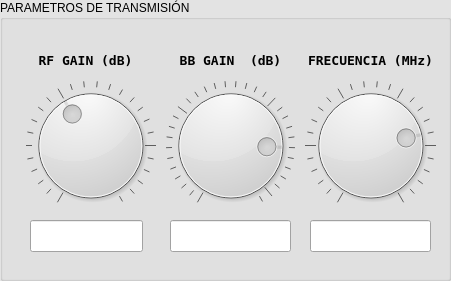
   <widget class="QGroupBox" name="groupBox_2">
    <property name="geometry">
     <rect>
      <x>20</x>
      <y>70</y>
      <width>451</width>
      <height>281</height>
     </rect>
    </property>
    <property name="palette">
     <palette>
      <active>
       <colorrole role="WindowText">
        <brush brushstyle="SolidPattern">
         <color alpha="255">
          <red>0</red>
          <green>0</green>
          <blue>0</blue>
         </color>
        </brush>
       </colorrole>
       <colorrole role="Button">
        <brush brushstyle="SolidPattern">
         <color alpha="255">
          <red>227</red>
          <green>227</green>
          <blue>227</blue>
         </color>
        </brush>
       </colorrole>
       <colorrole role="Light">
        <brush brushstyle="SolidPattern">
         <color alpha="255">
          <red>255</red>
          <green>255</green>
          <blue>255</blue>
         </color>
        </brush>
       </colorrole>
       <colorrole role="Midlight">
        <brush brushstyle="SolidPattern">
         <color alpha="255">
          <red>241</red>
          <green>241</green>
          <blue>241</blue>
         </color>
        </brush>
       </colorrole>
       <colorrole role="Dark">
        <brush brushstyle="SolidPattern">
         <color alpha="255">
          <red>113</red>
          <green>113</green>
          <blue>113</blue>
         </color>
        </brush>
       </colorrole>
       <colorrole role="Mid">
        <brush brushstyle="SolidPattern">
         <color alpha="255">
          <red>151</red>
          <green>151</green>
          <blue>151</blue>
         </color>
        </brush>
       </colorrole>
       <colorrole role="Text">
        <brush brushstyle="SolidPattern">
         <color alpha="255">
          <red>0</red>
          <green>0</green>
          <blue>0</blue>
         </color>
        </brush>
       </colorrole>
       <colorrole role="BrightText">
        <brush brushstyle="SolidPattern">
         <color alpha="255">
          <red>255</red>
          <green>255</green>
          <blue>255</blue>
         </color>
        </brush>
       </colorrole>
       <colorrole role="ButtonText">
        <brush brushstyle="SolidPattern">
         <color alpha="255">
          <red>0</red>
          <green>0</green>
          <blue>0</blue>
         </color>
        </brush>
       </colorrole>
       <colorrole role="Base">
        <brush brushstyle="SolidPattern">
         <color alpha="255">
          <red>255</red>
          <green>255</green>
          <blue>255</blue>
         </color>
        </brush>
       </colorrole>
       <colorrole role="Window">
        <brush brushstyle="SolidPattern">
         <color alpha="255">
          <red>227</red>
          <green>227</green>
          <blue>227</blue>
         </color>
        </brush>
       </colorrole>
       <colorrole role="Shadow">
        <brush brushstyle="SolidPattern">
         <color alpha="255">
          <red>0</red>
          <green>0</green>
          <blue>0</blue>
         </color>
        </brush>
       </colorrole>
       <colorrole role="AlternateBase">
        <brush brushstyle="SolidPattern">
         <color alpha="255">
          <red>241</red>
          <green>241</green>
          <blue>241</blue>
         </color>
        </brush>
       </colorrole>
       <colorrole role="ToolTipBase">
        <brush brushstyle="SolidPattern">
         <color alpha="255">
          <red>255</red>
          <green>255</green>
          <blue>220</blue>
         </color>
        </brush>
       </colorrole>
       <colorrole role="ToolTipText">
        <brush brushstyle="SolidPattern">
         <color alpha="255">
          <red>0</red>
          <green>0</green>
          <blue>0</blue>
         </color>
        </brush>
       </colorrole>
      </active>
      <inactive>
       <colorrole role="WindowText">
        <brush brushstyle="SolidPattern">
         <color alpha="255">
          <red>0</red>
          <green>0</green>
          <blue>0</blue>
         </color>
        </brush>
       </colorrole>
       <colorrole role="Button">
        <brush brushstyle="SolidPattern">
         <color alpha="255">
          <red>227</red>
          <green>227</green>
          <blue>227</blue>
         </color>
        </brush>
       </colorrole>
       <colorrole role="Light">
        <brush brushstyle="SolidPattern">
         <color alpha="255">
          <red>255</red>
          <green>255</green>
          <blue>255</blue>
         </color>
        </brush>
       </colorrole>
       <colorrole role="Midlight">
        <brush brushstyle="SolidPattern">
         <color alpha="255">
          <red>241</red>
          <green>241</green>
          <blue>241</blue>
         </color>
        </brush>
       </colorrole>
       <colorrole role="Dark">
        <brush brushstyle="SolidPattern">
         <color alpha="255">
          <red>113</red>
          <green>113</green>
          <blue>113</blue>
         </color>
        </brush>
       </colorrole>
       <colorrole role="Mid">
        <brush brushstyle="SolidPattern">
         <color alpha="255">
          <red>151</red>
          <green>151</green>
          <blue>151</blue>
         </color>
        </brush>
       </colorrole>
       <colorrole role="Text">
        <brush brushstyle="SolidPattern">
         <color alpha="255">
          <red>0</red>
          <green>0</green>
          <blue>0</blue>
         </color>
        </brush>
       </colorrole>
       <colorrole role="BrightText">
        <brush brushstyle="SolidPattern">
         <color alpha="255">
          <red>255</red>
          <green>255</green>
          <blue>255</blue>
         </color>
        </brush>
       </colorrole>
       <colorrole role="ButtonText">
        <brush brushstyle="SolidPattern">
         <color alpha="255">
          <red>0</red>
          <green>0</green>
          <blue>0</blue>
         </color>
        </brush>
       </colorrole>
       <colorrole role="Base">
        <brush brushstyle="SolidPattern">
         <color alpha="255">
          <red>255</red>
          <green>255</green>
          <blue>255</blue>
         </color>
        </brush>
       </colorrole>
       <colorrole role="Window">
        <brush brushstyle="SolidPattern">
         <color alpha="255">
          <red>227</red>
          <green>227</green>
          <blue>227</blue>
         </color>
        </brush>
       </colorrole>
       <colorrole role="Shadow">
        <brush brushstyle="SolidPattern">
         <color alpha="255">
          <red>0</red>
          <green>0</green>
          <blue>0</blue>
         </color>
        </brush>
       </colorrole>
       <colorrole role="AlternateBase">
        <brush brushstyle="SolidPattern">
         <color alpha="255">
          <red>241</red>
          <green>241</green>
          <blue>241</blue>
         </color>
        </brush>
       </colorrole>
       <colorrole role="ToolTipBase">
        <brush brushstyle="SolidPattern">
         <color alpha="255">
          <red>255</red>
          <green>255</green>
          <blue>220</blue>
         </color>
        </brush>
       </colorrole>
       <colorrole role="ToolTipText">
        <brush brushstyle="SolidPattern">
         <color alpha="255">
          <red>0</red>
          <green>0</green>
          <blue>0</blue>
         </color>
        </brush>
       </colorrole>
      </inactive>
      <disabled>
       <colorrole role="WindowText">
        <brush brushstyle="SolidPattern">
         <color alpha="255">
          <red>113</red>
          <green>113</green>
          <blue>113</blue>
         </color>
        </brush>
       </colorrole>
       <colorrole role="Button">
        <brush brushstyle="SolidPattern">
         <color alpha="255">
          <red>227</red>
          <green>227</green>
          <blue>227</blue>
         </color>
        </brush>
       </colorrole>
       <colorrole role="Light">
        <brush brushstyle="SolidPattern">
         <color alpha="255">
          <red>255</red>
          <green>255</green>
          <blue>255</blue>
         </color>
        </brush>
       </colorrole>
       <colorrole role="Midlight">
        <brush brushstyle="SolidPattern">
         <color alpha="255">
          <red>241</red>
          <green>241</green>
          <blue>241</blue>
         </color>
        </brush>
       </colorrole>
       <colorrole role="Dark">
        <brush brushstyle="SolidPattern">
         <color alpha="255">
          <red>113</red>
          <green>113</green>
          <blue>113</blue>
         </color>
        </brush>
       </colorrole>
       <colorrole role="Mid">
        <brush brushstyle="SolidPattern">
         <color alpha="255">
          <red>151</red>
          <green>151</green>
          <blue>151</blue>
         </color>
        </brush>
       </colorrole>
       <colorrole role="Text">
        <brush brushstyle="SolidPattern">
         <color alpha="255">
          <red>113</red>
          <green>113</green>
          <blue>113</blue>
         </color>
        </brush>
       </colorrole>
       <colorrole role="BrightText">
        <brush brushstyle="SolidPattern">
         <color alpha="255">
          <red>255</red>
          <green>255</green>
          <blue>255</blue>
         </color>
        </brush>
       </colorrole>
       <colorrole role="ButtonText">
        <brush brushstyle="SolidPattern">
         <color alpha="255">
          <red>113</red>
          <green>113</green>
          <blue>113</blue>
         </color>
        </brush>
       </colorrole>
       <colorrole role="Base">
        <brush brushstyle="SolidPattern">
         <color alpha="255">
          <red>227</red>
          <green>227</green>
          <blue>227</blue>
         </color>
        </brush>
       </colorrole>
       <colorrole role="Window">
        <brush brushstyle="SolidPattern">
         <color alpha="255">
          <red>227</red>
          <green>227</green>
          <blue>227</blue>
         </color>
        </brush>
       </colorrole>
       <colorrole role="Shadow">
        <brush brushstyle="SolidPattern">
         <color alpha="255">
          <red>0</red>
          <green>0</green>
          <blue>0</blue>
         </color>
        </brush>
       </colorrole>
       <colorrole role="AlternateBase">
        <brush brushstyle="SolidPattern">
         <color alpha="255">
          <red>227</red>
          <green>227</green>
          <blue>227</blue>
         </color>
        </brush>
       </colorrole>
       <colorrole role="ToolTipBase">
        <brush brushstyle="SolidPattern">
         <color alpha="255">
          <red>255</red>
          <green>255</green>
          <blue>220</blue>
         </color>
        </brush>
       </colorrole>
       <colorrole role="ToolTipText">
        <brush brushstyle="SolidPattern">
         <color alpha="255">
          <red>0</red>
          <green>0</green>
          <blue>0</blue>
         </color>
        </brush>
       </colorrole>
      </disabled>
     </palette>
    </property>
    <property name="layoutDirection">
     <enum>Qt::LeftToRight</enum>
    </property>
    <property name="autoFillBackground">
     <bool>true</bool>
    </property>
    <property name="title">
     <string>PARAMETROS DE TRANSMISIÓN</string>
    </property>
    <widget class="QLabel" name="label_11">
     <property name="geometry">
      <rect>
       <x>300</x>
       <y>40</y>
       <width>141</width>
       <height>41</height>
      </rect>
     </property>
     <property name="font">
      <font>
       <family>Bitstream Vera Sans Mono</family>
       <pointsize>10</pointsize>
       <weight>75</weight>
       <bold>true</bold>
      </font>
     </property>
     <property name="text">
      <string>FRECUENCIA (MHz)</string>
     </property>
     <property name="alignment">
      <set>Qt::AlignCenter</set>
     </property>
    </widget>
    <widget class="QLineEdit" name="tx_bb_gain_value">
     <property name="geometry">
      <rect>
       <x>170</x>
       <y>220</y>
       <width>121</width>
       <height>32</height>
      </rect>
     </property>
    </widget>
    <widget class="QDial" name="tx_bb_gain">
     <property name="geometry">
      <rect>
       <x>160</x>
       <y>80</y>
       <width>141</width>
       <height>131</height>
      </rect>
     </property>
     <property name="minimum">
      <number>-35</number>
     </property>
     <property name="maximum">
      <number>-4</number>
     </property>
     <property name="value">
      <number>-10</number>
     </property>
     <property name="tracking">
      <bool>true</bool>
     </property>
     <property name="orientation">
      <enum>Qt::Horizontal</enum>
     </property>
     <property name="invertedAppearance">
      <bool>false</bool>
     </property>
     <property name="invertedControls">
      <bool>false</bool>
     </property>
     <property name="wrapping">
      <bool>false</bool>
     </property>
     <property name="notchesVisible">
      <bool>true</bool>
     </property>
    </widget>
    <widget class="QLineEdit" name="tx_freq_value">
     <property name="geometry">
      <rect>
       <x>310</x>
       <y>220</y>
       <width>121</width>
       <height>32</height>
      </rect>
     </property>
    </widget>
    <widget class="QLabel" name="label_4">
     <property name="geometry">
      <rect>
       <x>20</x>
       <y>40</y>
       <width>131</width>
       <height>41</height>
      </rect>
     </property>
     <property name="font">
      <font>
       <family>Bitstream Vera Sans Mono</family>
       <pointsize>10</pointsize>
       <weight>75</weight>
       <bold>true</bold>
      </font>
     </property>
     <property name="text">
      <string>RF GAIN (dB)</string>
     </property>
     <property name="alignment">
      <set>Qt::AlignCenter</set>
     </property>
    </widget>
    <widget class="QLabel" name="label_6">
     <property name="geometry">
      <rect>
       <x>160</x>
       <y>40</y>
       <width>141</width>
       <height>41</height>
      </rect>
     </property>
     <property name="font">
      <font>
       <family>Bitstream Vera Sans Mono</family>
       <pointsize>10</pointsize>
       <weight>75</weight>
       <bold>true</bold>
      </font>
     </property>
     <property name="text">
      <string>BB GAIN  (dB)</string>
     </property>
     <property name="alignment">
      <set>Qt::AlignCenter</set>
     </property>
    </widget>
    <widget class="QDial" name="tx_freq">
     <property name="geometry">
      <rect>
       <x>300</x>
       <y>80</y>
       <width>141</width>
       <height>131</height>
      </rect>
     </property>
     <property name="minimum">
      <number>400</number>
     </property>
     <property name="maximum">
      <number>500</number>
     </property>
     <property name="value">
      <number>476</number>
     </property>
     <property name="tracking">
      <bool>true</bool>
     </property>
     <property name="orientation">
      <enum>Qt::Horizontal</enum>
     </property>
     <property name="invertedAppearance">
      <bool>false</bool>
     </property>
     <property name="invertedControls">
      <bool>false</bool>
     </property>
     <property name="wrapping">
      <bool>false</bool>
     </property>
     <property name="notchesVisible">
      <bool>true</bool>
     </property>
    </widget>
    <widget class="QDial" name="tx_rf_gain">
     <property name="geometry">
      <rect>
       <x>20</x>
       <y>80</y>
       <width>141</width>
       <height>131</height>
      </rect>
     </property>
     <property name="maximum">
      <number>25</number>
     </property>
     <property name="value">
      <number>10</number>
     </property>
     <property name="tracking">
      <bool>true</bool>
     </property>
     <property name="orientation">
      <enum>Qt::Horizontal</enum>
     </property>
     <property name="invertedAppearance">
      <bool>false</bool>
     </property>
     <property name="invertedControls">
      <bool>false</bool>
     </property>
     <property name="wrapping">
      <bool>false</bool>
     </property>
     <property name="notchesVisible">
      <bool>true</bool>
     </property>
    </widget>
    <widget class="QLineEdit" name="tx_rf_gain_value">
     <property name="geometry">
      <rect>
       <x>30</x>
       <y>220</y>
       <width>113</width>
       <height>32</height>
      </rect>
     </property>
    </widget>
   </widget>
